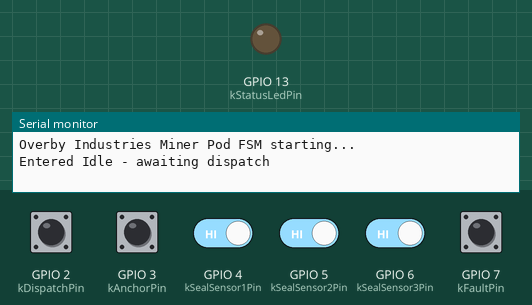
Simulated run of this sketch. Board: ESP32-S3. On the bench: output pins drawn as LEDs (lit = HIGH), the last lines printed to the serial monitor. The inputs (shaded band) are chosen by the test bench; at power-on: GPIO 2 (kDispatchPin), GPIO 3 (kAnchorPin), GPIO 4 (kSealSensor1Pin), GPIO 5 (kSealSensor2Pin), GPIO 6 (kSealSensor3Pin), GPIO 7 (kFaultPin) HIGH.

Above: at 1.2 s.
1.3 s: GPIO 7 (kFaultPin) pulled LOW for 0.15 s
At 1.7 s:
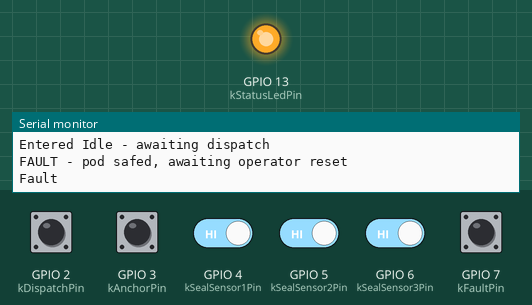
Timing chart, 0 to 4.3 s (numbered marks = the images above; inputs shaded):
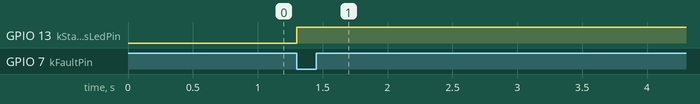

Measured:
- after the input at 1.3 s, GPIO 13 (kStatusLedPin): LOW → HIGH at once

The sketch:

miner_pod.ino
```cpp
// =============================================
// Overby Industries Miner/Refinery Pod FSM -- Arduino sketch
// Builds for both an Arduino Uno and an ESP32 (see platformio.ini) from
// the same source, using the portable MinerPodFSM in
// firmware/lib/miner_pod_fsm.
//
// Non-blocking: no delay() in loop(). Watchdog setup is board-specific
// (AVR vs. ESP32 use different APIs), so it's the one part of this file
// that's conditionally compiled.
// =============================================
#include <Arduino.h>
#include "MinerPodState.h"
#include "MinerPodFSM.h"

#if defined(ARDUINO_ARCH_AVR)
#include <avr/wdt.h>
#define WDT_SETUP() wdt_enable(WDTO_8S)
#define WDT_KICK() wdt_reset()
#elif defined(ARDUINO_ARCH_ESP32)
#include <esp_task_wdt.h>
#if defined(ESP_ARDUINO_VERSION_MAJOR) && ESP_ARDUINO_VERSION_MAJOR >= 3
// Arduino-ESP32 3.x (ESP-IDF 5) replaced esp_task_wdt_init(timeout_s, panic)
// with one that takes a config struct, and the core has already initialised
// the task watchdog before setup() runs, so reconfigure it instead. Same
// settings as the old call: an 8 s timeout that panics on expiry; the idle
// mask keeps the core's default of watching core 0's idle task only.
static void esp32WdtSetup() {
  esp_task_wdt_config_t cfg;
  cfg.timeout_ms = 8000;
  cfg.idle_core_mask = 1;
  cfg.trigger_panic = true;
  esp_task_wdt_reconfigure(&cfg);
}
#define WDT_SETUP() esp32WdtSetup()
#else
#define WDT_SETUP() esp_task_wdt_init(8, true)
#endif
// Note (unchanged behaviour): loop() is not subscribed to the task watchdog
// (that takes esp_task_wdt_add(NULL), or enableLoopWDT() in the Arduino core),
// so on ESP32 this reset is a no-op and only the timeout above is configured.
#define WDT_KICK() esp_task_wdt_reset()
#else
#define WDT_SETUP()
#define WDT_KICK()
#endif

const uint8_t kDispatchPin = 2;   // ground-test stand-in for a real dispatch signal
const uint8_t kAnchorPin = 3;
const uint8_t kSealSensor1Pin = 4;
const uint8_t kSealSensor2Pin = 5;
const uint8_t kSealSensor3Pin = 6;
const uint8_t kFaultPin = 7;
const uint8_t kStatusLedPin = 13;

MinerPodFSM fsm;

void setup() {
  Serial.begin(115200);
  pinMode(kDispatchPin, INPUT_PULLUP);
  pinMode(kAnchorPin, INPUT_PULLUP);
  pinMode(kSealSensor1Pin, INPUT_PULLUP);
  pinMode(kSealSensor2Pin, INPUT_PULLUP);
  pinMode(kSealSensor3Pin, INPUT_PULLUP);
  pinMode(kFaultPin, INPUT_PULLUP);
  pinMode(kStatusLedPin, OUTPUT);

  Serial.println(F("Overby Industries Miner Pod FSM starting..."));
  fsm.begin(millis());
  WDT_SETUP();
}

void loop() {
  WDT_KICK();
  const uint32_t now = millis();

  // Replace each digitalRead() with a real sensor/process signal as
  // hardware comes online -- these pins are ground-test stand-ins.
  MinerPodSensors sensors;
  sensors.dispatchReceived = (digitalRead(kDispatchPin) == LOW);
  sensors.anchorConfirmed = (digitalRead(kAnchorPin) == LOW);
  sensors.sealSensor1 = (digitalRead(kSealSensor1Pin) == LOW);
  sensors.sealSensor2 = (digitalRead(kSealSensor2Pin) == LOW);
  sensors.sealSensor3 = (digitalRead(kSealSensor3Pin) == LOW);
  sensors.faultDetected = (digitalRead(kFaultPin) == LOW);
  // TODO once instrumented: materialCollected, crushComplete,
  // refineComplete, transferConfirmed.

  fsm.update(sensors, now);
  digitalWrite(kStatusLedPin, fsm.state() == Fault ? HIGH : LOW);
}
```
